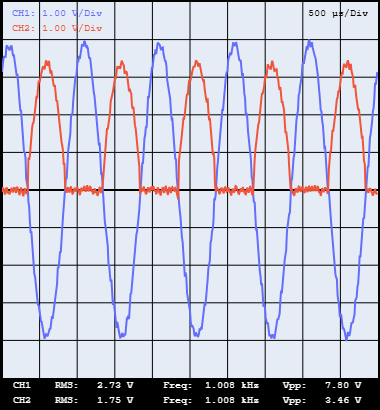
#> input picture visuals/scope/lab7-vout1.png, 380 x 410 px; its folder holds 4 pictures in this run
$ python scope_panels.py
#> lines starting #> are read from the running program, lines starting #| are printed output that depends on the picture
### analysis/style.py
"""Shared look for every figure in the repo (engineering-sheet style)."""
import matplotlib.pyplot as plt
from pathlib import Path

ROOT = Path(__file__).resolve().parent.parent
DATA = ROOT / "data"
VIS = ROOT / "visuals"
VIS.mkdir(exist_ok=True)

PAPER = "#F5F2EA"
INK = "#1D1D1B"
INK2 = "#5B5852"
MUTED = "#8C887E"
GRID = "#E2DDD1"
RED = "#C23B2E"     # accent / feedback / second series
BLUE = "#2F5FB3"    # first series
TINT = {RED: "#F6E2DE", BLUE: "#E1E8F5", INK: "#ECE8DE"}

plt.rcParams.update({
    "font.family": "DejaVu Sans",
    "font.stretch": "condensed",
    "font.size": 11.5,
    "figure.facecolor": PAPER,
    "axes.facecolor": PAPER,
    "axes.edgecolor": INK2,
    "axes.labelcolor": INK2,
    "axes.titlecolor": INK,
    "axes.grid": True,
    "grid.color": GRID,
    "grid.linewidth": 0.8,
    "xtick.color": INK2,
    "ytick.color": INK2,
    "axes.spines.top": False,
    "axes.spines.right": False,
    "lines.linewidth": 2,
    "lines.markersize": 7,
    "legend.frameon": False,
    "savefig.dpi": 180,
    "savefig.facecolor": PAPER,
})


def title(fig, text, sub=None, y=0.965):
    fig.text(0.035, y, text, fontsize=18, fontweight="bold", color=INK,
             ha="left", va="top")
    if sub:
        fig.text(0.035, y - 0.065, sub, fontsize=12, color=INK2, ha="left",
                 va="top")


def note(fig, text):
    fig.text(0.035, 0.02, text, fontsize=9.5, color=MUTED, style="italic",
             ha="left", va="bottom")


def save(fig, name):
    fig.savefig(VIS / name)
    plt.close(fig)
    print("wrote", VIS / name)

### analysis/scope_panels.py
"""
Lay out the real oscilloscope captures (VScope, Labs 7-8) as labelled panels.

Raw captures live in visuals/scope/. Usage: python analysis/scope_panels.py
"""
import matplotlib.pyplot as plt
from matplotlib.image import imread

from style import INK, INK2, VIS, note, save, title

SCOPE = VIS / "scope"


def panel(name, head, sub, items, foot):
#> called with name = 'scope-vu-meter.png', head = 'VU meter on the scope (Lab 7, 1 kHz)'
    fig, axs = plt.subplots(1, len(items), figsize=(12, 7.4))
    fig.subplots_adjust(top=0.78, bottom=0.08, left=0.04, right=0.96,
                        wspace=0.08)
    title(fig, head, sub)
    for ax, (img, label, desc) in zip(axs, items):
        ax.imshow(imread(SCOPE / img))
        ax.axis("off")
        ax.set_title(label, loc="left", fontsize=13, fontweight="bold",
                     color=INK, pad=24)
        ax.text(0, 1.015, desc, transform=ax.transAxes, fontsize=10.5,
                color=INK2, va="bottom")
#> pass 2 of the loop in panel, `for ax, (img, label, desc) in zip(axs, items):`:
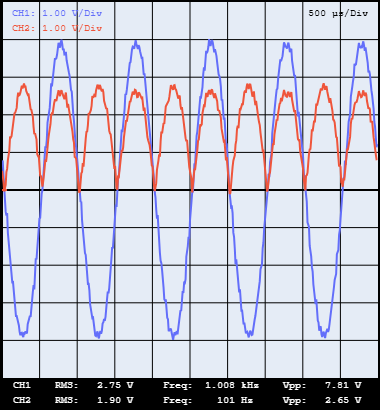
#> input picture visuals/scope/lab7-vout2.png, 380 x 410 px
#> in save, `fig.savefig(VIS / name)`:
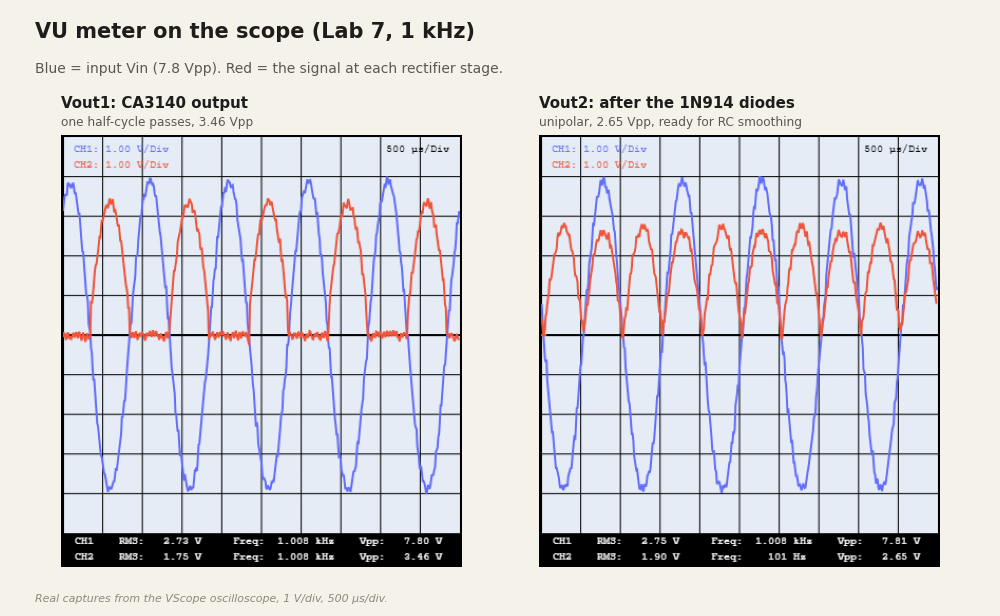
#> figure drawn by matplotlib, 2 panels
#> call 2 of panel, with name = 'scope-system.png'
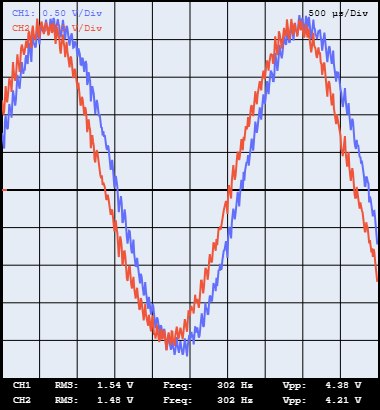
#> input picture visuals/scope/lab8-unity.png, 380 x 410 px
#> pass 2 of the loop in panel, `for ax, (img, label, desc) in zip(axs, items):`:
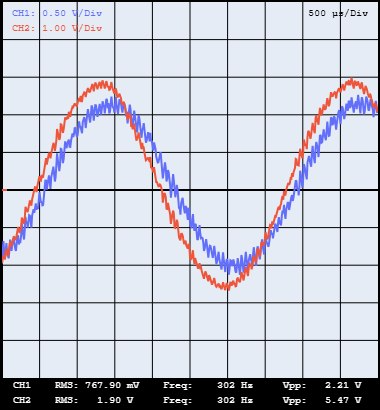
#> input picture visuals/scope/lab8-boost.png, 380 x 410 px
    note(fig, foot)
    save(fig, name)
#> call 2 of save, with name = 'scope-system.png'
#> in save (call 2), `fig.savefig(VIS / name)`:
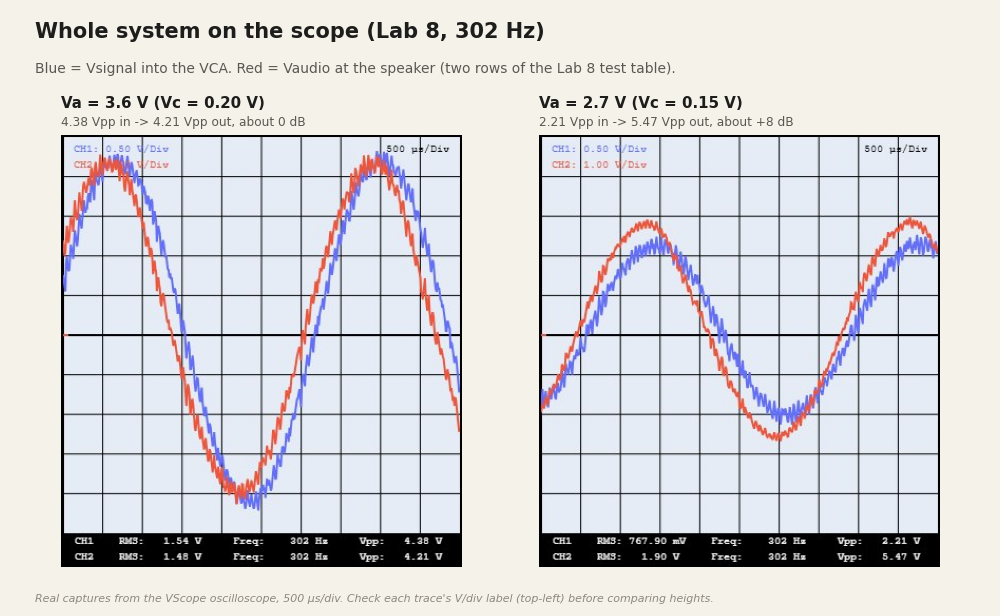
#> figure drawn by matplotlib, 2 panels


panel("scope-vu-meter.png",
      "VU meter on the scope (Lab 7, 1 kHz)",
      "Blue = input Vin (7.8 Vpp). Red = the signal at each rectifier stage.",
      [("lab7-vout1.png", "Vout1: CA3140 output", "one half-cycle passes, "
        "3.46 Vpp"),
       ("lab7-vout2.png", "Vout2: after the 1N914 diodes", "unipolar, "
        "2.65 Vpp, ready for RC smoothing")],
      "Real captures from the VScope oscilloscope, 1 V/div, 500 µs/div.")

panel("scope-system.png",
      "Whole system on the scope (Lab 8, 302 Hz)",
      "Blue = Vsignal into the VCA. Red = Vaudio at the speaker "
      "(two rows of the Lab 8 test table).",
      [("lab8-unity.png", "Va = 3.6 V (Vc = 0.20 V)",
        "4.38 Vpp in -> 4.21 Vpp out, about 0 dB"),
       ("lab8-boost.png", "Va = 2.7 V (Vc = 0.15 V)",
        "2.21 Vpp in -> 5.47 Vpp out, about +8 dB")],
      "Real captures from the VScope oscilloscope, 500 µs/div. "
      "Check each trace's V/div label (top-left) before comparing heights.")
